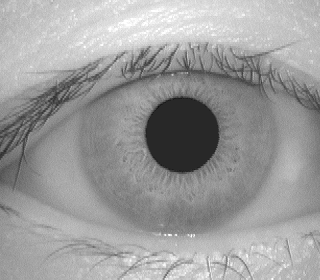
#> input picture CASIA Iris Image Database (version 1.0)/001/1/001_1_1.bmp, 320 x 280 px, found by its file name
$ python iris_test.py   (older library calls are emulated)
#> lines starting #> are read from the running program, lines starting #| are printed output that depends on the picture; after the words box and inside, x2 and y2 are one past the last pixel; in counts of white or black regions, pixels touching at a corner belong together
### IrisLocalization.py
import cv2
import numpy as np

def Iris_localize(img):

    #Get maximum value in window.
    # Without this step found that initialization on pupil was suboptimal, this greatly improved the model's ability to recognize the pupil.
    window = 9
    kernel = np.ones((window, window),np.uint8)
    blur_max = cv2.dilate(img, kernel)

    # Compute the histogram of the image using max kernel
    histogram_x = np.sum(blur_max, axis=0)
    Xp = np.argmin(histogram_x)

    histogram_y = np.sum(blur_max, axis=1)
    Yp = np.argmin(histogram_y)
    # Get the image dimensions
    height, width = img.shape

    # Ensure the region does not exceed image bounds
    x_start = max(Xp - 60, 0)
    x_end = min(Xp + 60, width)
    y_start = max(Yp - 60, 0)
    y_end = min(Yp + 60, height)

    # Update Xp, Yp to the center if the region is too small
    if (x_end - x_start) < 120 or (y_end - y_start) < 120:
        Xp = width // 2
        Yp = height // 2
        x_start = max(Xp - 60, 0)
        x_end = min(Xp + 60, width)
        y_start = max(Yp - 60, 0)
        y_end = min(Yp + 60, height)

    region120 = img[y_start:y_end, x_start:x_end]

    #Use a threshhold of 64 to localize the pupil
    ret,th1 = cv2.threshold(region120,64,255,cv2.THRESH_BINARY)

    #Based on the binary image, re-calculate the center of the pupil and estimate
    # the radius of the pupil

    mask1 = np.where(th1 > 0, 1, 0)

    vertical = mask1.sum(axis = 0)
    horizontal = mask1.sum(axis = 1)

    minyp = np.argmin(horizontal)
    minxp = np.argmin(vertical)
    radius1 = (120 - sum(mask1[minyp])) / 2
    radius2 = (120 - np.sum(mask1,axis=0)[minxp]) / 2
    radius = max(int((radius1 + radius2) /2), 20)

    #Hough Circles for pupil
    for loop in range(1,5):
        circles = cv2.HoughCircles(region120,cv2.HOUGH_GRADIENT,1,250, param1=50,param2=10,minRadius=(radius-loop),maxRadius=(radius+loop))
        if type(circles) != type(None):
            break
        else:
            pass
    circles = np.around(circles)

    for i in circles[0,:]:
        #compute the pupil ciricle
        innerCircle = [int(i[0] + Xp - 60),int(i[1] + Yp -60) ,int(i[2])]


    #ROI for iris
    # Ensure the start and end are integers
    start_y = int(max(0, innerCircle[1] - 120))
    end_y = int(min(height, innerCircle[1] + 120))
    start_x = int(max(0, innerCircle[0] - 120))
    end_x = int(min(width, innerCircle[0] + 120))

    # ROI for iris
    region240 = img[start_y:end_y, start_x:end_x]

    #gaussian blur for computing Iris boundary
    region240_blur = cv2.GaussianBlur(region240, (5, 5), 0)
    circles1 = cv2.HoughCircles(region240_blur, cv2.HOUGH_GRADIENT,1,250, param1=30,param2=10,minRadius=98,maxRadius=118)
    circles1 = np.around(circles1)


    for i in circles1[0,:]:
        # compute the outer circle
        outerCircle = [int(i[0]+ innerCircle[0] - 135),int(i[1] + innerCircle[1] - 120),int(i[2])   ]

    # After computing the innerCircle and outterCircle...
    inner_x, inner_y, inner_r = innerCircle
    outer_x, outer_y, outer_r = outerCircle

    # Compute the distance between the centers of the two circles
    distance = np.sqrt((inner_x - outer_x)**2 + (inner_y - outer_y)**2)

    # Check if the outer circle's center is outside the inner circle
    if distance > 15:
        outerCircle[0] = inner_x + np.finfo(np.float32).eps*(outerCircle[0]-inner_x) # add sgn(o-i) to preserve (some) directionality
        outerCircle[1] = inner_y + np.finfo(np.float32).eps*(outerCircle[1]-inner_y)


    return(innerCircle,outerCircle)

### IrisNormalization.py
import numpy as np


def transform_xy(X, Y, inner, outer):

    # create normalized image

    (M, N) = (64, 512)
    theta = 2 * np.pi * X / N

    x1 = inner[0]
    y1 = inner[1]
    r1 = inner[2]

    x2 = outer[0]
    y2 = outer[1]
    r2 = outer[2]

    p1 = np.array([x1, y1])
    p2 = np.array([x2, y2])

    # find distance between points

    distance = np.linalg.norm(p1-p2)

    # find angle between points

    diff_angle = np.arctan(((y2-y1) / (x2-x1)))

    # find radius of iris

    long_r = (2 * distance * np.cos(diff_angle) +
              np.sqrt((2 * distance * np.cos(diff_angle)) ** 2 - 4 * (distance**2 - r2**2))) / 2

    # calculate inner and outer points

    x_i = x1 + r1 * np.cos(theta)
    y_i = y1 + r1 * np.sin(theta)

    x_o = x1 + long_r * np.cos(theta)
    y_o = y1 + long_r * np.sin(theta)

    # transform x and y

    x = int(x_i + (x_o - x_i) * Y / M)
    y = int(y_i + (y_o - y_i) * Y / M)

    x = min(319, x) or max(0, x)
    y = min(279, y) or max(0, y)

    return x, y

# normalize image utilizing above function

def normalize_image(image, inner, outer):

    # looping over every pixel to transform its coordiates

    new = np.zeros((64, 512))
    for Y in range(64):
        for X in range(512):
            x, y = transform_xy(X, Y, inner, outer)
            new[Y, 511-X] = image[y, x]

    return new


# [10 lines left out: function rotate, not called in this run]

### IrisEnhancement.py
import numpy as np
import cv2
def iris_enhancement(img):
  # convert input to grayscale image
  #img = cv2.cvtColor(img, cv2.COLOR_BGR2GRAY) commented out as this is not needed providing the input is in grayscale
  # get the number of rows and columns from the image
  rows, columns = img.shape
  # set the block_size variable to be the length/width in pixels for each block constituent of the image
  # the paper uses block size 16
  block_size = 16
  # divide both the rows and columns by the block_size variable so the function knows how many multiples of block_size to go through
  num_rows = rows // block_size
  num_cols = columns // block_size
  # instantiate a list for the block constituent means
  block_means = []
  # using a double for loop get the (i,j) block
  for i in range(num_rows):
      for j in range(num_cols):
          # set the block array variable by subsetting the original
          block = img[i * block_size:(i + 1) * block_size, j * block_size:(j + 1) * block_size]
          # create the mean variable
          mean_value = block.mean()
          # append the mean to the block_means list
          block_means.append(mean_value)

  # create an empty array variable called bicubic_interpolated_means to store the block means bicubically interpolated
  # to the size of the original image shape

  bicubic_interpolated_means = np.empty((rows, columns), dtype=np.float32)

  # reshape the block means to a 2D array with the shape of the number of blocks in both rows and columns
  block_means_array = np.array(block_means).reshape(num_rows, num_cols)

  # perform bicubic interpolation on the block means using a double for loop
  for i in range(num_rows):
      for j in range(num_cols):
          # set the (i,j)th block (meaning a block of block_size X block_size pixels) of the bicubic_interpolated_means variable
          # to equal the mean of that block
          bicubic_interpolated_means[i * block_size:(i + 1) * block_size, j * block_size:(j + 1) * block_size] = block_means_array[i, j]

  # convert the bicubic interpolated means to the original image data type
  bicubic_interpolated_means = bicubic_interpolated_means.astype(np.uint8)
  # use the cv2.merge() method to create a "background noise image"
  background_image = cv2.merge([bicubic_interpolated_means] * 1)
  # subtract the background_image from the original grayscale image and store this array as "partially_enhanced"
  partially_enhanced = (img-background_image)

  # make a copy of the partially_enhanced array to become the histogram equalized image
  enhanced_image = np.copy(partially_enhanced)
  # set the height and width variables using the shape method
  height, width = enhanced_image.shape
  # make sure the enhanced_image data type is the correct 8-bit depth for the equalizeHist function to work
  if enhanced_image.dtype != np.uint8:
    enhanced_image = cv2.convertScaleAbs(enhanced_image)
  # create a new variable for region size called "region_size" which is 2*block_size as the Li paper uses 32x32 regions (block size is 16 in the paper)
  region_size = block_size*2
  # instantiate a double for loop that goes through each region_size by region_size block of the image
  # and converts the image's region to its hist equalized version
  for y in range(0, height, region_size):
      for x in range(0, width, region_size):
          # set the region variable to be the subset of the partially enhanced image array within the region
          region = enhanced_image[y:y+region_size, x:x+region_size]
          # use opencv2.equalizeHist to get the equalized version of the region and store it as "equalized_region"
          equalized_region = cv2.equalizeHist(region)
          # set the enhanced_image array to have the equalized_region values for the region the loop is on
          enhanced_image[y:y+region_size, x:x+region_size] = equalized_region
  return enhanced_image

### IrisFeatureExtraction.py
import numpy as np
import cv2
import scipy.signal


# create kernel based on predefined params

def get_kernel(x, y, theta=0, l=10, psi=10, ksize=9):

    gamma = x / y
    kernel = cv2.getGaborKernel((ksize, ksize), x, theta, l, gamma, psi, ktype=cv2.CV_64F)
    return kernel

# filter image

def filter_image(image, x, y):

    image = image[0:48, :]
    kernel = get_kernel(x, y)
    new = scipy.signal.convolve2d(image, kernel, mode='same')

    return new


def calculate_features(image, block_size=8):
    # calculate the number of blocks in each dimension
    rows, cols = image.shape[:2]
    rows //= block_size
    cols //= block_size

    # create feature vector
    features = np.zeros((rows, cols, 2), dtype=np.float64)

    # compute over blocks
    for row in range(rows):
        for col in range(cols):
            block = image[row * block_size: (row + 1) * block_size,
                          col * block_size: (col + 1) * block_size]
            features[row, col, 0] = np.mean(np.abs(block))
            features[row, col, 1] = np.std(block)

    return features.ravel()


def get_feature_vector(f1, f2):
    return np.concatenate([calculate_features(f1), calculate_features(f2)])

### iris_test.py
from IrisLocalization  import *
from IrisNormalization import *
from IrisEnhancement import *
from IrisFeatureExtraction import *


import numpy as np
import cv2
import scipy.signal
import os
from tqdm import tqdm

# Directory paths
input_dir = "/Users/ajbarry/Dropbox/My Mac (AJ’s MacBook Pro)/Downloads/Iris Recognition (1)/CASIA Iris Image Database (version 1.0)"
output_dir = "/Users/ajbarry/Dropbox/My Mac (AJ’s MacBook Pro)/Downloads/Iris Recognition (1)/Iris_localization_test"

import cv2
import os


# Replace 'path_to_your_image' with the path to the image you want to process
image_path = "/Users/ajbarry/Dropbox/My Mac (AJ’s MacBook Pro)/Downloads/Iris Recognition (1)/CASIA Iris Image Database (version 1.0)/001/1/001_1_1.bmp"

# Ensure the output directory exists
if not os.path.exists(output_dir):
    os.makedirs(output_dir)

# Read the image
img = cv2.imread(image_path, cv2.IMREAD_GRAYSCALE)
#> img is the input picture: shape (280, 320); min 18, max 255, mean 155.9

# Check if the image was properly loaded
if img is None:
    raise ValueError(f"Failed to read image from {image_path}")

# Iris localization
circles = Iris_localize(img)
#> in Iris_localize, `blur_max = cv2.dilate(img, kernel)`:
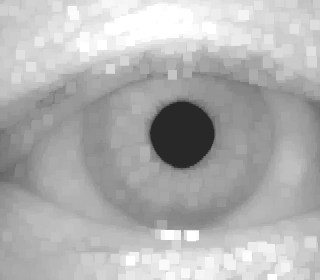
#> blur_max: shape (280, 320); min 40, max 255, mean 177.5
#> in Iris_localize, `histogram_x = np.sum(blur_max, axis=0)`: histogram_x = 320 values, max 53819 at index 284, min 42956 at index 182, mean 49686.8
#> in Iris_localize, `Xp = np.argmin(histogram_x)`: Xp = 182
#> in Iris_localize, `histogram_y = np.sum(blur_max, axis=1)`: histogram_y = 280 values, max 74370 at index 29, min 41209 at index 130, mean 56785
#> in Iris_localize, `Yp = np.argmin(histogram_y)`: Yp = 130
#> in Iris_localize, `x_start = max(Xp - 60, 0)`: x_start = 122
#> in Iris_localize, `x_end = min(Xp + 60, width)`: x_end = 242
#> in Iris_localize, `y_start = max(Yp - 60, 0)`: y_start = 70
#> in Iris_localize, `y_end = min(Yp + 60, height)`: y_end = 190
#> in Iris_localize, `region120 = img[y_start:y_end, x_start:x_end]`:
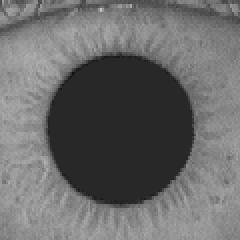
#> region120: shape (120, 120) (shown 2 times larger); min 18, max 197, mean 106
#> in Iris_localize, `ret,th1 = cv2.threshold(region120,64,255,cv2.THRESH_BINARY)`:
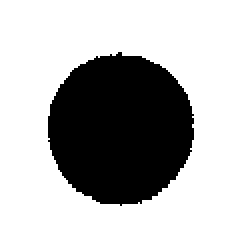
#> th1: shape (120, 120) (shown 2 times larger); 69.9% white; 1 black region, box (x1, y1, x2, y2) and area: (24, 26, 97, 103) 4330
#> in Iris_localize, `vertical = mask1.sum(axis = 0)`: vertical = 120 values, max 120 at index 0, min 43 at index 60, mean 83.92
#> in Iris_localize, `horizontal = mask1.sum(axis = 1)`: horizontal = 120 values, max 120 at index 0, min 47 at index 59, mean 83.92
#> in Iris_localize, `minyp = np.argmin(horizontal)`: minyp = 59
#> in Iris_localize, `minxp = np.argmin(vertical)`: minxp = 60
#> in Iris_localize, `radius1 = (120 - sum(mask1[minyp])) / 2`: radius1 = 36.5
#> in Iris_localize, `radius2 = (120 - np.sum(mask1,axis=0)[minxp]) / 2`: radius2 = 38.5
#> in Iris_localize, `radius = max(int((radius1 + radius2) /2), 20)`: radius = 37
#> the loop in Iris_localize, `for loop in range(1,5):` made 1 pass
#> circles on pass 1: [[60.5, 64.5, 37.4]]
#> in Iris_localize, `circles = np.around(circles)`: circles = [[60, 64, 37]]
#> the loop in Iris_localize, `for i in circles[0,:]:` made 1 pass
#> (i, innerCircle) on pass 1: ([60, 64, 37], [182, 134, 37])
#> in Iris_localize, `start_y = int(max(0, innerCircle[1] - 120))`: start_y = 14
#> in Iris_localize, `end_y = int(min(height, innerCircle[1] + 120))`: end_y = 254
#> in Iris_localize, `start_x = int(max(0, innerCircle[0] - 120))`: start_x = 62
#> in Iris_localize, `end_x = int(min(width, innerCircle[0] + 120))`: end_x = 302
#> in Iris_localize, `region240 = img[start_y:end_y, start_x:end_x]`:
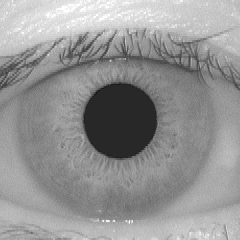
#> region240: shape (240, 240); min 18, max 255, mean 148.4
#> in Iris_localize, `circles1 = cv2.HoughCircles(region240_blur, cv2.HOUGH_GRADIENT,1,250, ..`: circles1 = [[115.5, 123.5, 98.7]]
#> in Iris_localize, `circles1 = np.around(circles1)`: circles1 = [[116, 124, 99]]
#> the loop in Iris_localize, `for i in circles1[0,:]:` made 1 pass
#> (i, outerCircle) on pass 1: ([116, 124, 99], [163, 138, 99])
#> in Iris_localize, `inner_x, inner_y, inner_r = innerCircle`: inner_x = 182; inner_y = 134; inner_r = 37
#> in Iris_localize, `outer_x, outer_y, outer_r = outerCircle`: outer_x = 163; outer_y = 138; outer_r = 99
#> in Iris_localize, `distance = np.sqrt((inner_x - outer_x)**2 + (inner_y - outer_y)**2)`: distance = 19.42
#> circles = ([182, 134, 37], [182, 134, 99])

# Iris normalization
normalized_iris = normalize_image(img, circles[0], circles[1])
#> the loop in normalize_image, `for Y in range(64):` made 64 passes

# Iris enhancement
enhanced_iris = iris_enhancement(normalized_iris)
#> after the loop in iris_enhancement, `for i in range(num_rows):`:
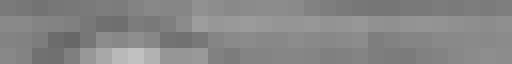
#> bicubic_interpolated_means: shape (64, 512) float32; min 103.4, max 193.8, mean 134.9
#> after the loop in iris_enhancement, `for y in range(0, height, region_size):`:
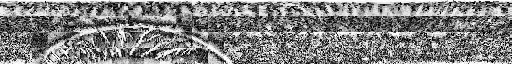
#> enhanced_image: shape (64, 512); min 0, max 255, mean 129.4

# Ensure processing was successful
if enhanced_iris is None:
    raise ValueError("Iris enhancement failed.")

f1 = filter_image(enhanced_iris, 3,1.5)
#> in filter_image, `new = scipy.signal.convolve2d(image, kernel, mode='same')`:
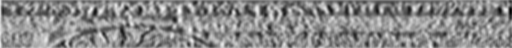
#> new: shape (48, 512) float64; min -2163.8, max 405.4, mean -777.9; drawn with min black and max white
f2 = filter_image(enhanced_iris, 4.5,1.5)

feature_vec = get_feature_vector(f1, f2)

print(feature_vec)
#> (printed output is left out)

$ run again, with CASIA Iris Image Database (version 1.0)/001/1/001_1_2.bmp copied over CASIA Iris Image Database (version 1.0)/001/1/001_1_1.bmp
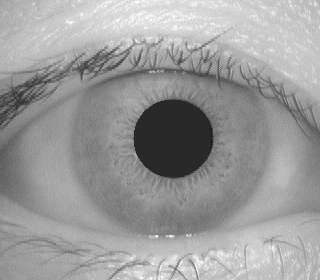
#> input picture CASIA Iris Image Database (version 1.0)/001/1/001_1_2.bmp, 320 x 280 px, found by its file name
#> img is the input picture: shape (280, 320); min 18, max 255, mean 155
#> histogram_x = 320 values, max 55969 at index 289, min 43055 at index 0, mean 49459.4
#> in Iris_localize, `Xp = np.argmin(histogram_x)`: Xp = 0
#> histogram_y = 280 values, max 74557 at index 17, min 40808 at index 134, mean 56525.1
#> in Iris_localize, `Yp = np.argmin(histogram_y)`: Yp = 134
#> in Iris_localize, `x_start = max(Xp - 60, 0)`: x_start = 0
#> in Iris_localize, `x_end = min(Xp + 60, width)`: x_end = 60
#> in Iris_localize, `y_start = max(Yp - 60, 0)`: y_start = 74
#> in Iris_localize, `y_end = min(Yp + 60, height)`: y_end = 194
#> in Iris_localize, `ret,th1 = cv2.threshold(region120,64,255,cv2.THRESH_BINARY)`:
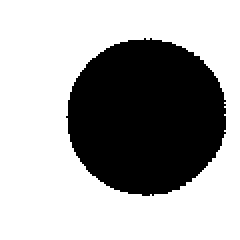
#> th1: shape (120, 120) (shown 2 times larger); 66% white; 1 black region, box (x1, y1, x2, y2) and area: (33, 19, 113, 98) 4890
#> vertical = 120 values, max 120 at index 0, min 41 at index 72, mean 79.25
#> horizontal = 120 values, max 120 at index 0, min 40 at index 58, mean 79.25
#> minyp = 58
#> minxp = 72
#> radius1 = 40
#> radius2 = 39.5
#> radius = 39
#> the loop in Iris_localize, `for loop in range(1,5):` made 1 pass
#> circles on pass 1: [[73.5, 58.5, 39.4]]
#> in Iris_localize, `circles = np.around(circles)`: circles = [[74, 58, 39]]
#> the loop in Iris_localize, `for i in circles[0,:]:` made 1 pass
#> (i, innerCircle) on pass 1: ([74, 58, 39], [174, 138, 39])
#> start_y = 18
#> end_y = 258
#> start_x = 54
#> end_x = 294
#> in Iris_localize, `circles1 = cv2.HoughCircles(region240_blur, cv2.HOUGH_GRADIENT,1,250, ..`: circles1 = [[114.5, 122.5, 99.8]]
#> in Iris_localize, `circles1 = np.around(circles1)`: circles1 = [[114, 122, 100]]
#> the loop in Iris_localize, `for i in circles1[0,:]:` made 1 pass
#> (i, outerCircle) on pass 1: ([114, 122, 100], [153, 140, 100])
#> inner_x = 174; inner_y = 138; inner_r = 39
#> outer_x = 153; outer_y = 140; outer_r = 100
#> in Iris_localize, `distance = np.sqrt((inner_x - outer_x)**2 + (inner_y - outer_y)**2)`: distance = 21.1
#> `circles = Iris_localize(img)`: circles = ([174, 138, 39], [174, 138, 100])
#> the loop in normalize_image, `for Y in range(64):` made 64 passes
#> in filter_image, `new = scipy.signal.convolve2d(image, kernel, mode='same')`:
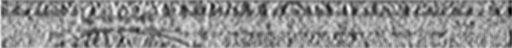
#> new: shape (48, 512) float64; min -2258, max 371.7, mean -775.8; drawn with min black and max white
#> (printed output is left out)
